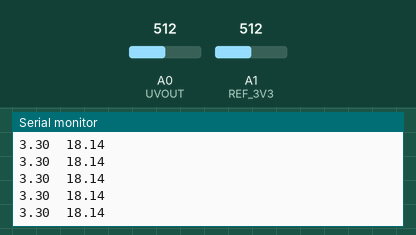
This sketch was run on a simulated Arduino Uno, built with avr-gcc and run on an emulated ATmega328P. Parts: the last lines printed to the serial monitor. The test bench sets the inputs (shaded band); at power-on: A1 (REF_3V3) = 512, A0 (UVOUT) = 512.

Above: at 1.2 s.
1.3 s: A1 (REF_3V3) set to 0
At 1.33 s:
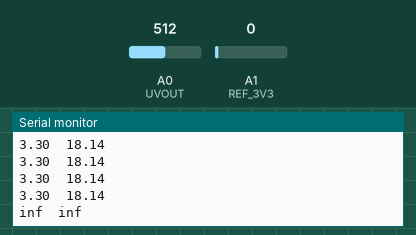
3.2 s: A0 (UVOUT) set to 0
At 3.25 s:
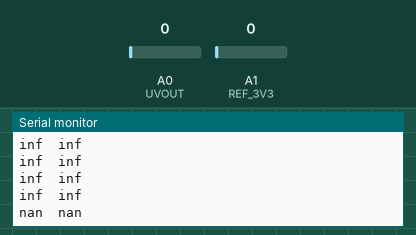
5.1 s: A1 (REF_3V3) set to 122
At 5.12 s:
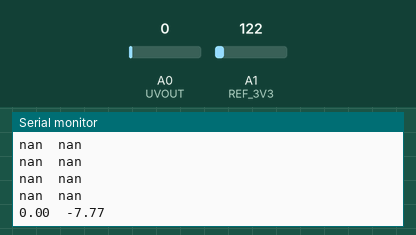
6.6 s: A0 (UVOUT) set to 306
At 6.64 s:
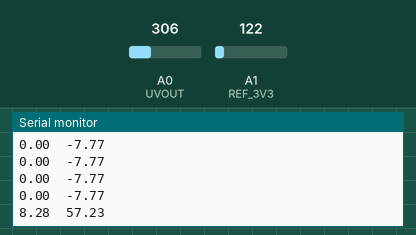
Timing chart, 0 to 9.6 s (numbered marks = the images above; inputs shaded):
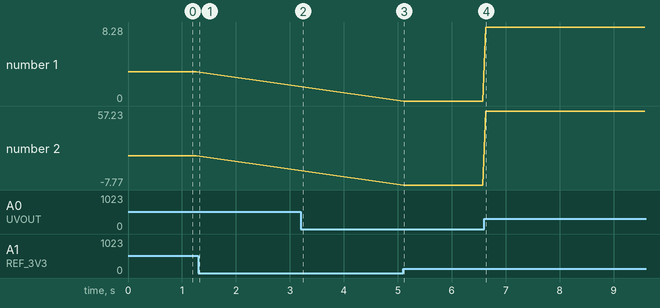

Measured:
- after the input at 1.3 s, the serial monitor: prints a new line at once (image 1)
- after the input at 3.2 s, the serial monitor: prints a new line at once (image 2)
- after the input at 5.1 s, the serial monitor: prints a new line at once (image 3)
- after the input at 6.6 s, the serial monitor: prints a new line at once (image 4)
- plotted number 1: 3.3 → 0 after the input at 5.1 s, 0 → 8.28 after the input at 6.6 s
- plotted number 2: 18.14 → -7.77 after the input at 5.1 s, -7.77 → 57.23 after the input at 6.6 s

The sketch:

serialPlotterDemo.ino
```cpp
//hardware hookup guide
//  https://learn.sparkfun.com/tutorials/ml8511-uv-sensor-hookup-guide?_ga=1.44688164.1469174492.1484914299


/*
 MP8511 UV Sensor Read Example
 By: Nathan Seidle
 SparkFun Electronics
 Date: January 15th, 2014
 License: This code is public domain but you buy me a beer if you use this and we meet someday (Beerware license).

 The MP8511 UV Sensor outputs an analog signal in relation to the amount of UV light it detects.

 Connect the following MP8511 breakout board to Arduino:
 3.3V = 3.3V
 OUT = A0
 GND = GND
 EN = 3.3V
 3.3V = A1
 These last two connections are a little different. Connect the EN pin on the breakout to 3.3V on the breakout.
 This will enable the output. Also connect the 3.3V pin of the breakout to Arduino pin 1.

 This example uses a neat trick. Analog to digital conversions rely completely on VCC. We assume
 this is 5V but if the board is powered from USB this may be as high as 5.25V or as low as 4.75V:
 http://en.wikipedia.org/wiki/USB#Power Because of this unknown window it makes the ADC fairly inaccurate
 in most cases. To fix this, we use the very accurate onboard 3.3V reference (accurate within 1%). So by doing an
 ADC on the 3.3V pin (A1) and then comparing this against the reading from the sensor we can extrapolate
 a true-to-life reading no matter what VIN is (as long as it's above 3.4V).

 Test your sensor by shining daylight or a UV LED: https://www.sparkfun.com/products/8662

 This sensor detects 280-390nm light most effectively. This is categorized as part of the UVB (burning rays)
 spectrum and most of the UVA (tanning rays) spectrum.

 There's lots of good UV radiation reading out there:
 http://www.ccohs.ca/oshanswers/phys_agents/ultravioletradiation.html
 https://www.iuva.org/uv-faqs

*/

//Hardware pin definitions
int UVOUT = A0; //Output from the sensor
int REF_3V3 = A1; //3.3V power on the Arduino board

void setup()
{
    Serial.begin(9600);

    pinMode(UVOUT, INPUT);
    pinMode(REF_3V3, INPUT);

}

void loop()
{
    int uvLevel = averageAnalogRead(UVOUT);
    int refLevel = averageAnalogRead(REF_3V3);

    //Use the 3.3V power pin as a reference to get a very accurate output value from sensor
    float railVoltage = 3.3; //if the power rail for the sensor is lower than 3.3, change this value
    float outputVoltage = railVoltage / refLevel * uvLevel; //use reference voltage, rail voltage, and the sensor output ADC value to convert to voltage

    float uvIntensity = mapfloat(outputVoltage, 0.99, 2.9, 0.0, 15.0);//whyyyyyyyyy? specifically, why this range? I know we need to convert a voltage range to a UV range, but where in the datasheet confirms this number isn't bull

    Serial.print(outputVoltage);
    Serial.print("\t");

    Serial.print(uvIntensity);

    Serial.println();

    delay(50);
}

//Takes an average of readings on a given pin
//Returns the average
int averageAnalogRead(int pinToRead)
{
    byte numberOfReadings = 8; // this caps at 255 since 8 bits
    unsigned int runningValue = 0;

    for(int x = 0 ; x < numberOfReadings ; x++) runningValue += analogRead(pinToRead);

    runningValue /= numberOfReadings;

    return(runningValue);
}

//The Arduino Map function but for floats
//From: http://forum.arduino.cc/index.php?topic=3922.0
float mapfloat(float x, float in_min, float in_max, float out_min, float out_max)
{
    return (x - in_min) * (out_max - out_min) / (in_max - in_min) + out_min;//scale and then offset by out_min
}
```
